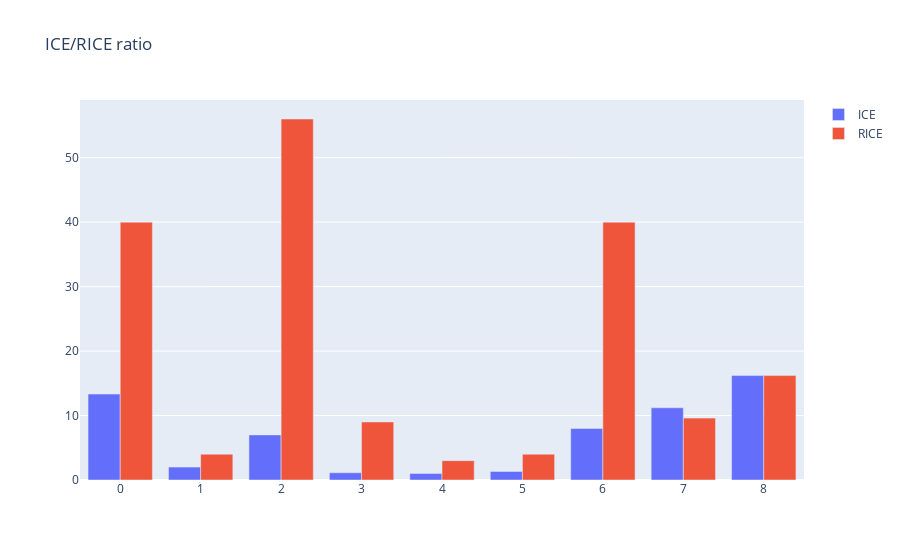

Notebook source saved alongside this figure:
### Code cell
fig = go.Figure(data=[
    go.Bar(name='ICE', x=ICE_RICE_merged.index, y=ICE_RICE_merged.ICE),
    go.Bar(name='RICE', x=ICE_RICE_merged.index, y=ICE_RICE_merged.RICE)
])
fig.update_layout(title_text='ICE/RICE ratio')

fig.show()

### Figure 1 — Plotly figure (JSON) as saved in the notebook; plotly's stock layout.template omitted (floating-point values rounded to 4 significant figures)
{"data": [{"name": "ICE", "type": "bar", "x": [8, 0, 7, 6, 2, 1, 5, 3, 4], "y": [16.2, 13.33, 11.2, 8, 7, 2, 1.33, 1.12, 1]}, {"name": "RICE", "type": "bar", "x": [8, 0, 7, 6, 2, 1, 5, 3, 4], "y": [16.2, 40, 9.6, 40, 56, 4, 4, 9, 3]}], "layout": {"title": {"text": "ICE/RICE ratio"}}}
